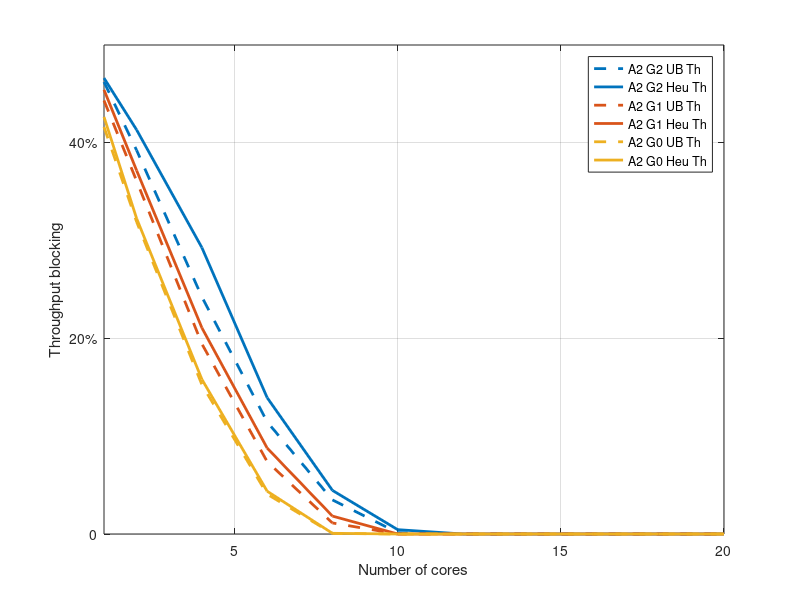
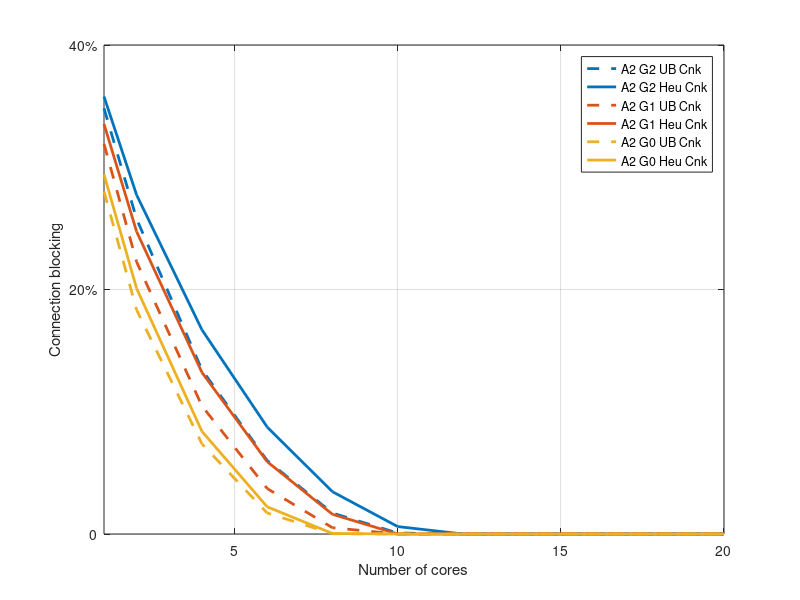

These figures' MATLAB source, in order:
clc;
close all;
clear;

load arch4Guard2.mat
load arch4Guard1.mat
load arch4Guard0.mat
load arch2Guard2.mat
load arch2Guard1.mat
load arch2Guard0.mat
corev = [1, 2, 4, 6, 8, 10, 12, 14, 16, 18, 20];

%% Plot connections
% colors: [0, 0.45, 0.74], [.85, .33, .1], [.93, .69, .13]
figure1 = figure;
axes1 = axes('Parent', figure1);
box(axes1, 'on')
hold(axes1, 'on')
grid(axes1, 'on')
h(1) = plot(corev,thpUbA2G2, '--', ...
    'displayname', 'A2 G2 UB Th', 'linewidth', 2, ...
    'color', [0, 0.45, 0.74]);
h(2) = plot(corev,thpHeA2G2, ...
    'displayname', 'A2 G2 Heu Th', 'linewidth', 2, ...
    'color', [0, 0.45, 0.74]);
h(3) = plot(corev,thpUbA2G1, '--', ...
    'displayname', 'A2 G1 UB Th', 'linewidth', 2, ...
    'color', [.85, .33, .1]);
h(4) = plot(corev,thpHeA2G1, ...
    'displayname', 'A2 G1 Heu Th', 'linewidth', 2, ...
    'color', [.85, .33, .1]);
h(5) = plot(corev,thpUbA2G0, '--', ...
    'displayname', 'A2 G0 UB Th', 'linewidth', 2, ...
    'color', [.93, .69, .13]);
h(6) = plot(corev,thpHeA2G0, ...
    'displayname', 'A2 G0 Heu Th', 'linewidth', 2, ...
    'color', [.93, .69, .13]);

legend(h(1:end), 'location', 'northeast')
xlabel('Number of cores')
ylabel('Throughput blocking')
xlim([1, 20])
ytick = get(axes1, 'ytick');
set(axes1, 'ytick', ytick(1:2:end));
set(axes1, 'yticklabel', {'0','20%','40%','60%','80%','100%'});
saveas(figure1, 'A2G0thp.jpg');

%% Plot throughput
figure2 = figure;
axes2 = axes('Parent', figure2);
box(axes2, 'on')
hold(axes2, 'on')
grid(axes2, 'on')

h(1) = plot(corev,cnkUbA2G2, '--', ...'marker', '^', ...
    'displayname', 'A2 G2 UB Cnk', 'linewidth', 2, ...
    'color', [0, 0.45, 0.74]);
h(2) = plot(corev,cnkHeA2G2, ...'marker', '^', ...
    'displayname', 'A2 G2 Heu Cnk', 'linewidth', 2, ...
    'color', [0, 0.45, 0.74]);
h(3) = plot(corev,cnkUbA2G1, '--', ...'marker', '^', ...
    'displayname', 'A2 G1 UB Cnk', 'linewidth', 2, ...
    'color', [.85, .33, .1]);
h(4) = plot(corev,cnkHeA2G1, ...'marker', '^', ...
    'displayname', 'A2 G1 Heu Cnk', 'linewidth', 2, ...
    'color', [.85, .33, .1]);
h(5) = plot(corev,cnkUbA2G0, '--', ...'marker', '^', ...
    'displayname', 'A2 G0 UB Cnk', 'linewidth', 2, ...
    'color', [.93, .69, .13]);
h(6) = plot(corev,cnkHeA2G0, ...'marker', '^', ...
    'displayname', 'A2 G0 Heu Cnk', 'linewidth', 2, ...
    'color', [.93, .69, .13]);

legend(h(1:end), 'location', 'northeast')
xlabel('Number of cores')
ylabel('Connection blocking')
xlim([1, 20])
ytick = get(axes2, 'ytick');
set(axes2, 'ytick', ytick(1:2:end));
set(axes2, 'yticklabel', {'0','20%','40%','60%','80%','100%'});
saveas(figure2, 'A2G0cnk.jpg');
